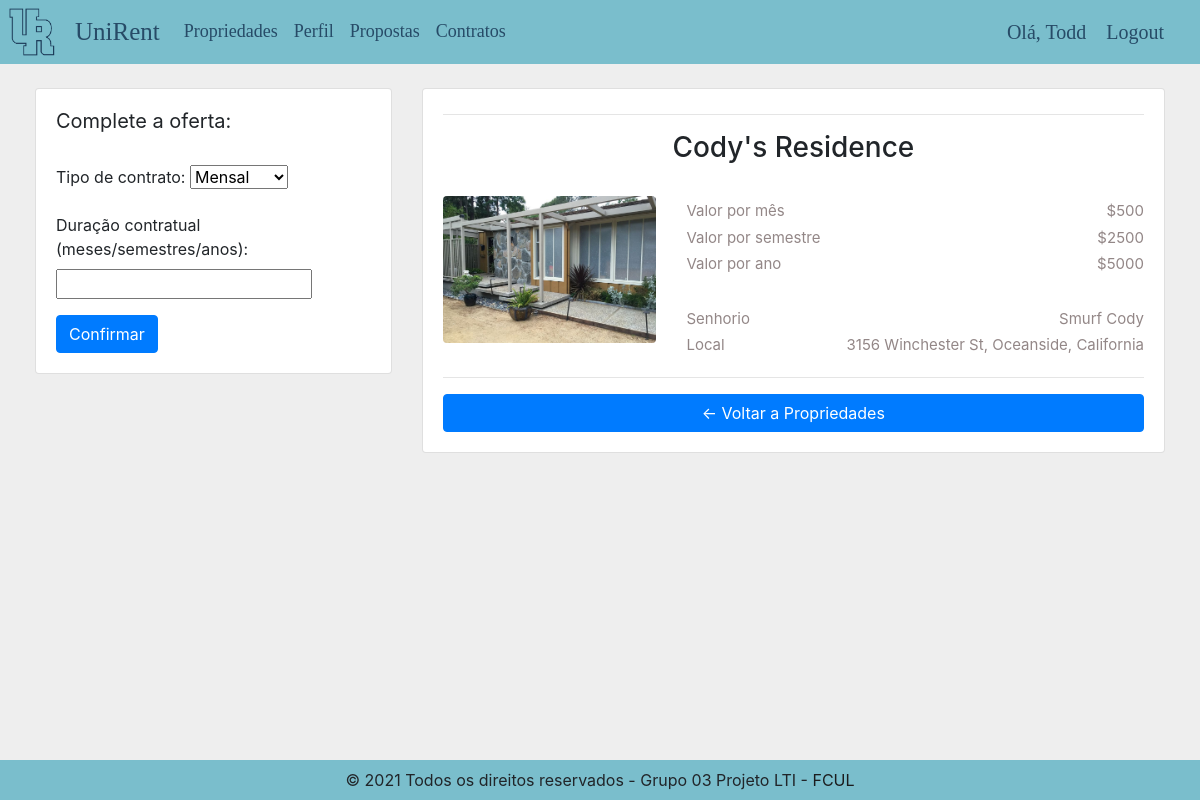
Page /criaroferta/1/Smurf Cody/ (signed in) on the committed database.
### accounts/models.py (models this page shows, shortened)
class Propriedade(models.Model):
    orientacao_solar = (
        ('Norte', 'Norte'),
        ('Sul', 'Sul'),
        ('Este', 'Este'),
        ('Oeste', 'Oeste'),
    )
    faixa_etaria = (
        ('18-24', '18-24'),
        ('25-29', '25-29'),
        ('30+', '30+'),
        ('Qualquer','Qualquer')
    )
    genero = (
        ('Masculino','Masculino'),
        ('Feminino','Feminino'),
        ('Qualquer','Qualquer'),
    )
    senhorio = models.ForeignKey(Senhorio, null=True, on_delete=models.CASCADE, blank=True)
    disponivel = models.BooleanField(default=True)
    titulo = models.CharField(max_length=255, null=True, blank=True)
    data_created = models.DateTimeField(auto_now_add=True)
    preco = models.DecimalField(decimal_places=0, max_digits=65, null=True)
    preco_semestral = models.DecimalField(decimal_places=0, max_digits=65, null=True, blank=True)
    preco_anual = models.DecimalField(decimal_places=0, max_digits=65, null=True, blank=True)
    local = models.TextField(null=True, blank=True)
    numero_quartos = models.PositiveIntegerField(null=True, blank=True)
    numero_inquilinos = models.PositiveIntegerField(null=True, blank=True, default=0)
    area = models.CharField(max_length=255, null=True, blank=True)
    orientacao_solar = models.CharField(max_length=255, choices=orientacao_solar, null=True, blank=True)
    internet = models.BooleanField(null=True)
    pets = models.BooleanField(null=True)
    limpeza = models.BooleanField(null=True)
    fumador = models.BooleanField(null=True)
    faixa_etaria = models.CharField(max_length=255, choices=faixa_etaria, null=True, blank=True)
    genero = models.CharField(max_length=255, choices=genero, null=True, blank=True)
    profile_pic = models.ImageField(default='prop1.jpg',null=True, blank=True)
    Bio = models.TextField(null=True, blank=True)

class Senhorio(models.Model):
    user = models.OneToOneField(User, null=True, on_delete=models.CASCADE)
    grupo = models.CharField(max_length=255, default='senhorio', null=True, blank=True)
    name = models.CharField(max_length=255, null=True, blank=True)
    idade =  models.PositiveIntegerField(null=True, blank=True)
    email = models.CharField(max_length=255, null=True, blank=True)
    profile_pic = models.ImageField(default='profile1.png',null=True, blank=True)
    data_created = models.DateTimeField(auto_now_add=True, null=True)
    bio = models.TextField(null=True, blank=True)
    def __str__(self):
        return self.name

### accounts/decorators.py (the view)
		def wrapper_func(request, *args, **kwargs):
			group = None
			if request.user.groups.exists():
				group = request.user.groups.all()[0].name
			if group in allowed_roles:
				return view_func(request, *args, **kwargs)
			else:
				return HttpResponse('You are not authorized to view this page')

### accounts/forms.py
class OfertaInquilinoForm(ModelForm):
    class Meta:
        model = Oferta
        fields = ['periodo','quantidade']
        labels = {
        "periodo": "Tipo de contrato",
        "quantidade":"Duração contratual (meses/semestres/anos)",
        }

### accounts/views.py (called while the page is built, shortened)
@login_required(login_url='login')
@allowed_users(['inquilino'])
def createOferta(request, pk, sk):
    propriedade = Propriedade.objects.get(id=pk)
    senhorio = Senhorio.objects.get(name=sk)
    inquilino = request.user.inquilino
    form = OfertaInquilinoForm()
    context = {'form':form , 'propriedade':propriedade}
    return render(request, 'accounts/oferta.html', context)

def checkDirects(request):
	directs_count = 0
	if request.user.is_authenticated:
		directs_count = Message.objects.filter(user=request.user, is_read=False).count()
	return {'directs_count':directs_count}

### accounts/templates/accounts/oferta.html (shortened to what this page needs)
{%  extends 'accounts/main.html' %}
{% load static %}
{% block content %}
<link rel="stylesheet" href="/static/css/propriedades.css">
<br>
<div class="row" style="margin-left: 20px; margin-right: 20px">
	<div class="col-md-4">
		<div class="card card-body">
            <h5>Complete a oferta: </h5>
            <br>
            <form method="POST" action="">
                    {{form.as_p}}
                    <input class="btn btn-primary" type="submit" Name="Update Information" value="Confirmar">
            </form>
		</div>
	</div>
	<div class="col-md-8">
        <div class="card card-body" style="margin-bottom: 20px;">
			<hr style="margin-top: 5px;">
			<h3 style="text-align: center">{{propriedade.titulo}}</h3>
			<br>
			<div class="row">
				<div class="col-sm-4">
					<img class="img-fluid img-responsive rounded product-image" style="width: 125%;" src="{{propriedade.profile_pic.url}}">
				</div>
				<div class="col-sm-8">
					<div class="mt-1 mb-1 spec-1">
                        <span>Valor por mês</span><span style="float:right;">${{propriedade.preco}}</span>
					</div>
					<div class="mt-1 mb-1 spec-1">
                        <span>Valor por semestre</span><span style="float:right;">${{propriedade.preco_semestral}}</span>
					</div>
					<div class="mt-1 mb-1 spec-1">
                        <span>Valor por ano</span><span style="float:right;">${{propriedade.preco_anual}}</span>
					</div>
					<br>
					<div class="mt-1 mb-1 spec-1">
						<span>Senhorio</span><span style="float:right;">{{propriedade.senhorio}}</span>
					</div>
					<div class="mt-1 mb-1 spec-1">
						<span>Local</span><span style="float:right;">{{propriedade.local}}</span>
					</div>
				</div>
			</div>
			<hr>
            <a class="btn btn-primary" href="{% url 'propriedades' %}"> &#8592; Voltar a Propriedades</a>
		</div>
	</div>
</div>
{% endblock %}

### accounts/templates/accounts/navbar.html (shortened to what this page needs)
{% load static %}
<nav class="navbar navbar-expand-lg navbar-light" style="background-color: #7abecc;">
    <img id="logo" src="{% static 'images/unirentlogo.png' %}">
    <a class="navbar-brand" style="color: #193755da; font-family: 'Century Gothic'; font-size: 25px;" href="{% url 'home' %}">UniRent</a>
    <div class="collapse navbar-collapse" id="navbarNav" >
      <ul class="navbar-nav">
        {% if request.user.is_staff %}
        <li class="nav-item">
          <a class="nav-link" href="{% url 'home' %}" style="color: #193755da; font-family: 'Century Gothic'; font-size: 18px;">DASHBOARD</a>
        </li>
        {% else %}
        <li class="nav-item">
          <a class="nav-link" href="{% url 'propriedades' %}" style="color: #193755da; font-family: 'Century Gothic'; font-size: 18px;">Propriedades</a>
        </li>
        <li class="nav-item">
          <a class="nav-link" href="{% url 'user-page' %}" style="color: #193755da; font-family: 'Century Gothic'; font-size: 18px;">Perfil</a>
        </li>
          {% for group in user.groups.all %}
            {% if group.name == 'inquilino' %}
              <li class="nav-item">
                <a class="nav-link" href="{% url 'oferta-inquilino' %}" style="color: #193755da; font-family: 'Century Gothic'; font-size: 18px;">Propostas</a>
              </li>
              <li class="nav-item">
                <a class="nav-link" href="{% url 'contrato-inquilino' %}" style="color: #193755da; font-family: 'Century Gothic'; font-size: 18px;">Contratos</a>
              </li>
            {% endif %}
          {% endfor %}
        {% endif %}
      </ul>
    </div>
    <span class="hello-msg">Olá, {{request.user}}</span>
    <span ><a  class="hello-msg" href="{% url 'logout' %}">Logout</a></span>
  </nav>

### static/css/main.css (style rules this page uses)
body { background-color: #ebeff5d8; }

### static/css/style.css (style rules this page uses)
* { box-sizing:border-box }

### static/css/propriedades.css (style rules this page uses)
body { background: #eee }
.product-image { width: 100% }
.spec-1 { color: #938787; font-size: 15px }
h5 { font-weight: 400 }

### accounts/templates/accounts/navbar.html (style rules this page uses)
.hello-msg { font-size: 20px; color: #193755da; margin-right: 20px; font-family: 'Century Gothic'; }
#logo { width: 46px; margin-left: -7px; margin-right: 20px; }

### rows in the picture
Propriedade: titulo "Cody's Residence", profile_pic (picture), preco "500", preco_semestral "2500", preco_anual "5000", senhorio "Smurf Cody", local "3156 Winchester St, Oceanside, California"

### other values in the picture
{{ request.user }} "Todd"
